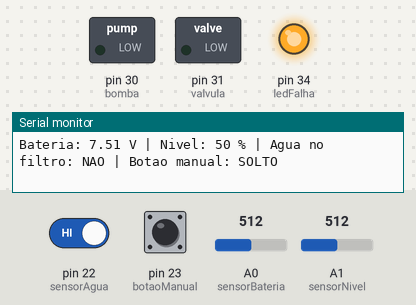
The sketch below on a simulated Arduino Mega 2560, built with avr-gcc and run on an emulated ATmega2560. Shown: switched loads named in the sketch (green lamp = pin HIGH), output pins drawn as LEDs (lit = HIGH), the last lines printed to the serial monitor. The inputs (shaded band) are chosen by the test bench; at power-on: A0 (sensorBateria) = 512, pin 23 (botaoManual) HIGH, pin 22 (sensorAgua) HIGH, A1 (sensorNivel) = 512.

Above: at 1.2 s.
1.3 s: A0 (sensorBateria) set to 822
2.8 s: A0 (sensorBateria) set to 846
At 3.7 s:
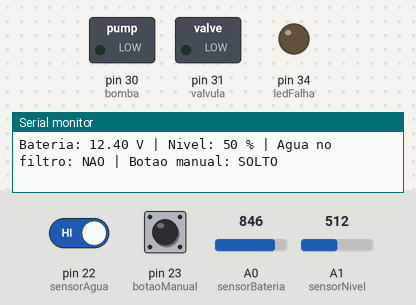
4.3 s: pin 23 (botaoManual) pulled LOW for 0.35 s
At 5.1 s:
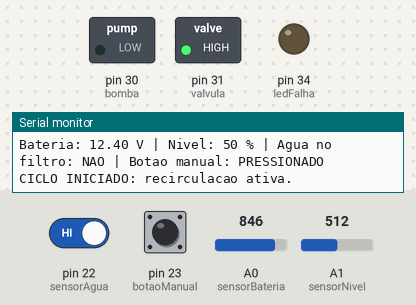
At 5.8 s:
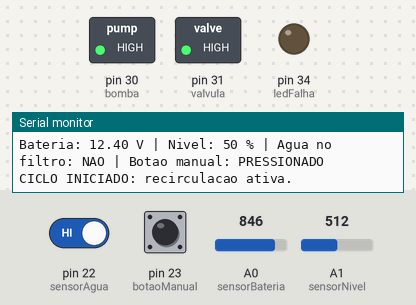
7.6 s: pin 22 (sensorAgua) driven LOW
10.6 s: pin 23 (botaoManual) pulled LOW for 1 s
13.1 s: A1 (sensorNivel) set to 1023
Timing chart, 0 to 16.1 s (numbered marks = the images above; inputs shaded):
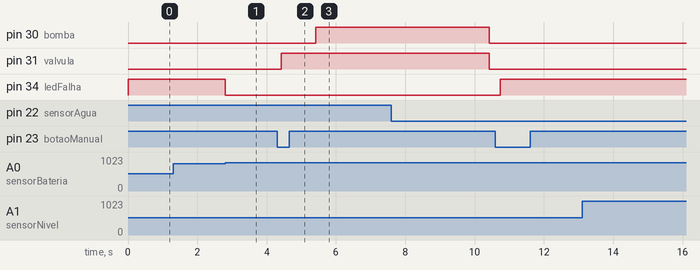

Measured:
- the behaviour switches between 832 and 833 on A0 (sensorBateria) (found by bisection; images 0 and 1)
- after the input at 2.8 s, pin 34 (ledFalha): HIGH → LOW at once
- after the input at 4.3 s, pin 30 (bomba): LOW → HIGH after 1.1 s; pin 31 (valvula): LOW → HIGH after 0.12 s

The sketch:

controle_recirculacao_b15.ino
```cpp
// Entradas analógicas
const int sensorBateria = A0;
const int sensorNivel = A1;

// Entradas digitais
const int sensorAgua = 22;
const int botaoManual = 23;

// Saídas digitais
const int bomba = 30;
const int valvula = 31;
const int ledFalha = 34;

// Limites de operação
const float limiteBateria = 12.2;
const int limiteNivel = 20;
const unsigned long tempoRecirculacao = 5000;

void setup() {
  pinMode(sensorAgua, INPUT_PULLUP);
  pinMode(botaoManual, INPUT_PULLUP);

  pinMode(bomba, OUTPUT);
  pinMode(valvula, OUTPUT);
  pinMode(ledFalha, OUTPUT);

  digitalWrite(bomba, LOW);
  digitalWrite(valvula, LOW);
  digitalWrite(ledFalha, LOW);

  Serial.begin(9600);
}

void loop() {
  float tensaoBateria = lerBateria();
  int nivelTanque = lerNivel();

  bool aguaDetectada = digitalRead(sensorAgua) == LOW;
  bool botaoPressionado = digitalRead(botaoManual) == LOW;

  Serial.print("Bateria: ");
  Serial.print(tensaoBateria);
  Serial.print(" V | Nivel: ");
  Serial.print(nivelTanque);
  Serial.print(" % | Agua no filtro: ");
  Serial.print(aguaDetectada ? "SIM" : "NAO");
  Serial.print(" | Botao manual: ");
  Serial.println(botaoPressionado ? "PRESSIONADO" : "SOLTO");

  if (condicoesOK(tensaoBateria, nivelTanque, aguaDetectada)) {
    digitalWrite(ledFalha, LOW);
  } else {
    digitalWrite(ledFalha, HIGH);
  }

  if (botaoPressionado) {
    iniciarCiclo(tensaoBateria, nivelTanque, aguaDetectada);
  }

  delay(300);
}

float lerBateria() {
  int leitura = analogRead(sensorBateria);
  float tensao = leitura * (15.0 / 1023.0);
  return tensao;
}

int lerNivel() {
  int leitura = analogRead(sensorNivel);
  int nivel = map(leitura, 0, 1023, 0, 100);
  return nivel;
}

bool condicoesOK(float tensao, int nivel, bool agua) {
  if (tensao < limiteBateria) {
    return false;
  }

  if (nivel < limiteNivel) {
    return false;
  }

  if (agua == true) {
    return false;
  }

  return true;
}

void iniciarCiclo(float tensao, int nivel, bool agua) {
  if (condicoesOK(tensao, nivel, agua)) {
    Serial.println("CICLO INICIADO: recirculacao ativa.");

    digitalWrite(ledFalha, LOW);

    digitalWrite(valvula, HIGH);
    delay(1000);

    digitalWrite(bomba, HIGH);
    delay(tempoRecirculacao);

    digitalWrite(bomba, LOW);
    digitalWrite(valvula, LOW);

    Serial.println("CICLO FINALIZADO.");
  } else {
    Serial.println("CICLO BLOQUEADO: condicao insegura.");

    digitalWrite(bomba, LOW);
    digitalWrite(valvula, LOW);
    digitalWrite(ledFalha, HIGH);

    delay(1000);
  }
}
```
